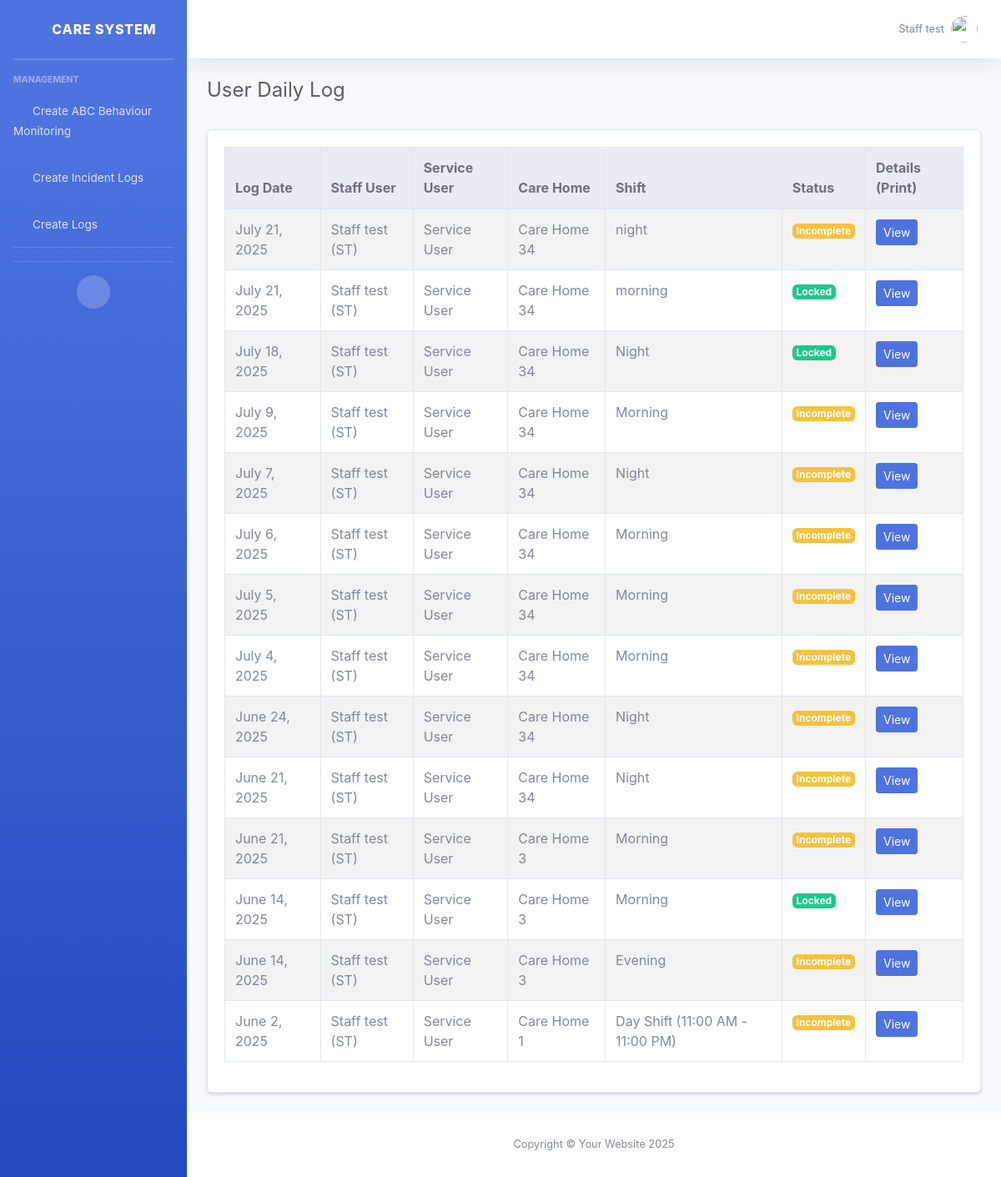
Page /my-logs/ (signed in) on the committed database.
### core/models.py (models this page shows, shortened)
class CustomUser(AbstractBaseUser, PermissionsMixin):
    STAFF = 'staff'
    TEAM_LEAD = 'team_lead'
    Manager = 'manager'
    ROLE_CHOICES = [
        (Manager, 'Manager'),
        (STAFF, 'Staff'),
        (TEAM_LEAD, 'Team Lead'),
    ]
    image = models.ImageField(upload_to='staff/', blank=True, null=True)
    phone = models.CharField(max_length=20, blank=True, null=True)
    address = models.TextField(blank=True, null=True)
    additional_info = models.TextField(blank=True, null=True)
    role = models.CharField(max_length=20, choices=ROLE_CHOICES, default=STAFF)
    carehome = models.ForeignKey('CareHome', on_delete=models.SET_NULL, null=True, blank=True)
    last_active = models.DateTimeField(null=True, blank=True)
    email = models.EmailField(unique=True)
    first_name = models.CharField(max_length=30, blank=True)
    last_name = models.CharField(max_length=150, blank=True)
    is_staff = models.BooleanField(default=False)
    is_active = models.BooleanField(default=True)
    date_joined = models.DateTimeField(default=timezone.now)
    USERNAME_FIELD = 'email'
    REQUIRED_FIELDS = ['first_name', 'last_name']
    objects = CustomUserManager()
    def get_full_name(self):
        full_name = f"{self.first_name} {self.last_name}".strip()
        return full_name if full_name else self.email
    class Meta:
        verbose_name = 'User'
        verbose_name_plural = 'Users'

class LatestLogEntry(models.Model):
    STATUS_CHOICES = [
        ('incomplete', 'Incomplete'),
        ('locked', 'Locked')
    ]
    SHIFT_CHOICES = [
        ('morning', 'Morning'),
        ('afternoon', 'Afternoon'),
        ('night', 'Night'),
    ]
    user = models.ForeignKey(
        settings.AUTH_USER_MODEL,
        on_delete=models.CASCADE,
        related_name='latest_log_entries'
    )
    carehome = models.ForeignKey(
        'CareHome',
        on_delete=models.CASCADE,
        related_name='latest_log_entries'
    )
    service_user = models.ForeignKey(
        'ServiceUser',
        on_delete=models.CASCADE,
        related_name='latest_log_entries'
    )
    shift = models.CharField(
        max_length=50,
        choices=SHIFT_CHOICES
    )
    date = models.DateField(auto_now_add=True)
    staff_name = models.CharField(max_length=100, blank=True)
    day_of_week = models.CharField(max_length=10, blank=True)
    status = models.CharField(
        max_length=20,
        choices=STATUS_CHOICES,
        default='incomplete'
    )
    log_pdf = models.FileField(
        upload_to='log_pdfs/',
        blank=True,
        null=True
    )
    created_at = models.DateTimeField(auto_now_add=True)
    updated_at = models.DateTimeField(auto_now=True)
    class Meta:
        unique_together = ['user', 'service_user', 'date', 'shift']
        verbose_name_plural = "Latest Log Entries"
        ordering = ['-date', '-created_at']
        indexes = [
            models.Index(fields=['user', 'date']),
            models.Index(fields=['carehome', 'date']),
            models.Index(fields=['service_user', 'date']),
        ]

class ServiceUser(models.Model):
    carehome = models.ForeignKey(CareHome, on_delete=models.CASCADE,related_name='service_users')
    image = models.ImageField(upload_to='service_users/', blank=True, null=True)
    first_name = models.CharField(max_length=100)
    last_name = models.CharField(max_length=100)
    phone = models.CharField(
        max_length=20,
        validators=[
            RegexValidator(
                regex=r'^(\+44\s?7\d{3}|\(?07\d{3}\)?)\s?\d{3}\s?\d{3}$',
                message='Enter a valid UK phone number'
            )
        ]
    )
    email = models.EmailField(blank=True, null=True)
    emergency_contact = models.CharField(max_length=20)
    address = models.TextField()
    notes = models.TextField(blank=True, null=True)
    created_at = models.DateTimeField(auto_now_add=True)
    def __str__(self):
        return f"{self.first_name} {self.last_name}"

class CareHome(models.Model):
    name = models.CharField(max_length=100)
    postcode = models.CharField(
        max_length=10,
        validators=[
            RegexValidator(
                regex=r'^[A-Za-z]{1,2}[0-9][A-Za-z0-9]? ?[0-9][A-Za-z]{2}$',
                message='Enter a valid UK postcode'
            )
        ]
    )
    details = models.TextField(blank=True, null=True)
    picture = models.ImageField(upload_to='carehomes/', blank=True, null=True)
    morning_shift_start = models.TimeField(null=True, blank=True)
    morning_shift_end = models.TimeField(null=True, blank=True)
    night_shift_start = models.TimeField(null=True, blank=True)
    night_shift_end = models.TimeField(null=True, blank=True)
    created_at = models.DateTimeField(auto_now_add=True)
    updated_at = models.DateTimeField(auto_now=True)
    managers = models.ManyToManyField(
        settings.AUTH_USER_MODEL,
        related_name='managed_carehomes',
        limit_choices_to={'role__in': ['manager', 'team_lead']},
        blank=True
    )
    def __str__(self):
        return self.name

### core/views.py (the view)
# urls.py: path('my-logs/', staff_latest_logs_view, name='staff_latest_logs_view'),
@login_required
def staff_latest_logs_view(request):
    user = request.user
    if user.is_superuser:
        logs = LatestLogEntry.objects.all().order_by('-date', '-created_at')
    elif user.role == 'team_lead':
        staff_users = CustomUser.objects.filter(role='staff', carehome=user.carehome)
        logs = LatestLogEntry.objects.filter(user__in=staff_users).order_by('-date', '-created_at')
    else:
        logs = LatestLogEntry.objects.filter(user=user).order_by('-date', '-created_at')
    return render(request, 'forms/staff_latest_logs.html', {'logs': logs})

### core/core/templates/forms/staff_latest_logs.html (shortened to what this page needs)
{% extends "core/base.html" %}
{% load static %}
{% block content %}
<div class="d-flex justify-content-between align-items-center mb-4">
    <h1 class="h4 text-gray-800">User Daily Log</h1>
</div>
{% if logs %}
<div class="card shadow-sm mb-4">
    <div class="card-body">
        <div class="table-responsive">
            <table class="table table-bordered table-striped">
                <thead class="thead-light">
                <tr>
                    <th>Log Date</th>
                    <th>Staff User</th>
                    <th>Service User</th>
                    <th>Care Home</th>
                    <th>Shift</th>
                    <th>Status</th>
                    <th>Details (Print)</th>
                </tr>
                </thead>
                <tbody>
                {% for log in logs %}
                <tr>
                    <td>{{ log.date }}</td>
                    <td>
                        {{ request.user.first_name }} {{ request.user.last_name }}
                        ({{ request.user.first_name|first|upper }}{{ request.user.last_name|first|upper }})
                    </td>
                    <td>{{ log.service_user }}</td>
                    <td>{{ log.carehome }}</td>
                    <td>{{ log.shift }}</td>
                    <td>
                        {% if log.status == 'locked' %}
                            <span class="badge badge-success">Locked</span>
                        {% else %}
                            <span class="badge badge-warning">Incomplete</span>
                        {% endif %}
                    </td>
                    <td>
                        {% if request.user.role == 'staff' %}
                           <a href="{% url 'log_detail_view' log.id %}" class="btn btn-primary btn-sm">View</a>
                        {% elif request.user.role == 'team_lead' or request.user.role == 'manager' %}
                            <a href="{% url 'log_detail_view' log.id %}" class="btn btn-warning btn-sm">Details (Print)</a>
                        {% endif %}
                    </td>
                </tr>
                {% endfor %}
                </tbody>
            </table>
        </div>
    </div>
</div>
{% else %}
<div class="alert alert-info">No logs found. Start logging from the dashboard.</div>
{% endif %}
{% endblock %}

### core/core/templates/core/topbar.html (shortened to what this page needs)
{% load static %}
<nav class="navbar navbar-expand navbar-light bg-white topbar mb-4 static-top shadow">
    <ul class="navbar-nav ml-auto">
        <li class="nav-item dropdown no-arrow">
            <a class="nav-link dropdown-toggle" href="#" id="userDropdown" role="button"
                data-toggle="dropdown" aria-haspopup="true" aria-expanded="false">
                <span class="mr-2 d-none d-lg-inline text-gray-600 small">
                    {{ request.user.get_full_name|default:request.user.email }}
                </span>
                {% if request.user.profile_picture %}
                <img class="img-profile rounded-circle" src="{{ request.user.profile_picture.url }}">
                {% else %}
                <img class="img-profile rounded-circle" src="{% static 'img/undraw_profile.svg' %}">
                {% endif %}
            </a>
        </li>
    </ul>
</nav>

### rows in the picture
CustomUser: user.get_full_name "Staff test", user.first_name "Staff", user.last_name "test", user.first_name|first "S", user.last_name|first "T"
LatestLogEntry: date "July 21, 2025", service_user "Service User", carehome "Care Home 34", shift "night", status "Incomplete"
LatestLogEntry: date "July 21, 2025", service_user "Service User", carehome "Care Home 34", shift "morning", status "Locked"
LatestLogEntry: date "July 18, 2025", service_user "Service User", carehome "Care Home 34", shift "Night", status "Locked"
LatestLogEntry: date "July 9, 2025", service_user "Service User", carehome "Care Home 34", shift "Morning", status "Incomplete"
LatestLogEntry: date "July 7, 2025", service_user "Service User", carehome "Care Home 34", shift "Night", status "Incomplete"
LatestLogEntry: date "July 6, 2025", service_user "Service User", carehome "Care Home 34", shift "Morning", status "Incomplete"
LatestLogEntry: date "July 5, 2025", service_user "Service User", carehome "Care Home 34", shift "Morning", status "Incomplete"
LatestLogEntry: date "July 4, 2025", service_user "Service User", carehome "Care Home 34", shift "Morning", status "Incomplete"
LatestLogEntry: date "June 24, 2025", service_user "Service User", carehome "Care Home 34", shift "Night", status "Incomplete"
LatestLogEntry: date "June 21, 2025", service_user "Service User", carehome "Care Home 34", shift "Night", status "Incomplete"
LatestLogEntry: date "June 21, 2025", service_user "Service User", carehome "Care Home 3", shift "Morning", status "Incomplete"
LatestLogEntry: date "June 14, 2025", service_user "Service User", carehome "Care Home 3", shift "Morning", status "Locked"
LatestLogEntry: date "June 14, 2025", service_user "Service User", carehome "Care Home 3", shift "Evening", status "Incomplete"
LatestLogEntry: date "June 2, 2025", service_user "Service User", carehome "Care Home 1", shift "Day Shift (11:00 AM - 11:00 PM)", status "Incomplete"
